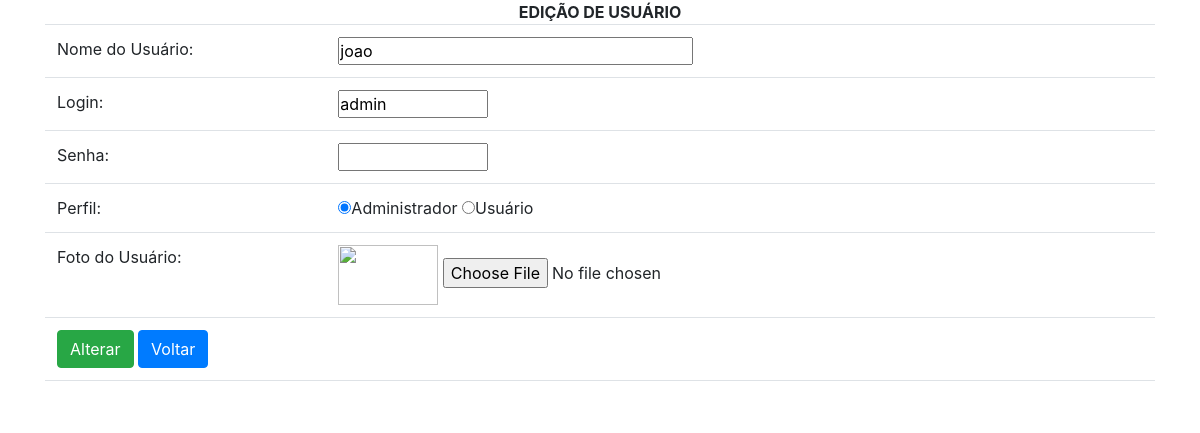
/visao/formAlterarUsuario.php?idusuario=2 (signed in), run on the app's committed database.
### tables this page shows
CREATE TABLE IF NOT EXISTS `usuario` (
  `id_usuario` INT(11) NOT NULL AUTO_INCREMENT,
  `nome` VARCHAR(90) NULL DEFAULT NULL,
  `foto` VARCHAR(150) NULL DEFAULT NULL,
  `login` VARCHAR(45) NOT NULL,
  `senha` VARCHAR(255) NULL DEFAULT NULL,
  `id_perfil` INT(11) NOT NULL,
  `dt_cadastro` DATE NOT NULL,
  PRIMARY KEY (`id_usuario`),
  INDEX `id_perfil` (`id_perfil` ASC) VISIBLE,
  CONSTRAINT `usuario_ibfk_1`
    FOREIGN KEY (`id_perfil`)
    REFERENCES `bd-mvc`.`perfil` (`id_perfil`));

### modelo/conexao/Conexao.php (called while the page is built)
<?php
abstract class Conexao {
    private static $instancia;
    public static function getConexao() {
        try {
            if (!isset(self::$instancia)) {
                $usuario = "root";
                $senha = "";
                self::$instancia = new PDO("mysql:host=localhost;dbname=cbjk;charset=UTF8",
                        $usuario, $senha);
            }
            return self::$instancia;
        } catch (PDOException $e) {
            echo "Erro ao conectar no banco de dados: " . $e->getMessage();
        }
    }
}

### modelo/UsuarioDAO.php (called while the page is built, shortened)
<?php
require_once 'conexao/Conexao.php';
class UsuarioDAO {
    public $pdo = null;
    function __construct() {
        $this->pdo = Conexao::getConexao();
    }
    public function getUsuario($idUsuario){
        try {
            $sql="SELECT "
                . "`id_usuario`, `nome`, `login`, `senha`, `id_perfil`, `dt_cadastro`, `foto`"
                . "FROM `usuario` "
                . "WHERE id_usuario=:idUsuario";
            $stm = $this->pdo->prepare($sql);
            $stm->bindValue("idUsuario", $idUsuario);
            $stm->execute();
            $usuario=$stm->fetch(PDO::FETCH_OBJ);
            return $usuario;
        } catch (PDOException $exc) {
            echo $exc->getMessage();
        }
    }
}

### visao/formAlterarUsuario.php (the view, shortened to what this page needs)
<!DOCTYPE html>
<?php
require_once '../modelo/UsuarioDAO.php';
?>
<html>
    <head>
        <link rel="stylesheet" type="text/css" href="./css/estilo.css">
        <link rel="stylesheet" href="css/bootstrap.css">
    </head>
    <body>
        <?php
        $idUsuario = $_GET["idusuario"];
        $UsuarioDAO = new UsuarioDAO();
        $usuario = $UsuarioDAO->getUsuario($idUsuario);
        ?>
    <center>
        <div class="container">
            <div class="well"><strong>EDIÇÃO DE USUÁRIO</strong></div>
            <form action="../controle/alterarUsuario.php" method="post" name="cadastrousuario" method="post" enctype="multipart/form-data">
                <table class="table">
                    <tr>
                        <td>Nome do Usuário:</td>
                        <td><input type="text" name="nome" size="30" maxlength="90" value="<?php echo $usuario->nome; ?>"/></td>
                    </tr>
                    <tr>
                        <td>Login:</td>
                        <td><input type="text" name="login" size="10" maxlength="45" value="<?php echo $usuario->login; ?>"/></td>
                    </tr>
                    <tr>
                        <td>Senha:</td>
                    <td><input type="password" name="senha" size="10" maxlength="10" value=""/></td>
                    </tr>
                    <tr>
                        <td>Perfil:</td>
                        <td>
                            <input type="radio" value="1"name="perfil" <?php echo $usuario->id_perfil == 1 ? 'checked' : ''; ?> />Administrador
                            <input type="radio" value="2" name="perfil" <?php echo $usuario->id_perfil == 2 ? 'checked' : ''; ?>>Usuário
                        </td>
                    </tr>
                    <tr>
                        <td>Foto  do Usuário:</td>
                        <td>
                            <img src="imagens/fotos/<?php echo $usuario->foto; ?>"
                                 width="100" height="60" />
                            <input type="file" name="foto" id="foto" value="">
                        </td>
                    </tr>
                    <tr>
                        <td colspan="2">
                            <input type="submit" class="btn btn-success" value="Alterar"/>
                            <a href="listarUsuarios.php"><input type="button" class="btn btn-primary" value="Voltar"/></a>
                        </td>
                    </tr>
                    <tr>
                        <td colspan="2">
                        </td>
                    </tr>
                </table>
            </form>
        </div>
    </center>
</body>
</html>

### visao/css/estilo.css (style rules this page uses)
* { margin:0; padding:0; }
body { background-color: white; height: 100%; weight: 100%; }
a { text-decoration: none; color: black; }

### data on the page
usuario: nome "joao", login "admin", id_perfil "☑"
